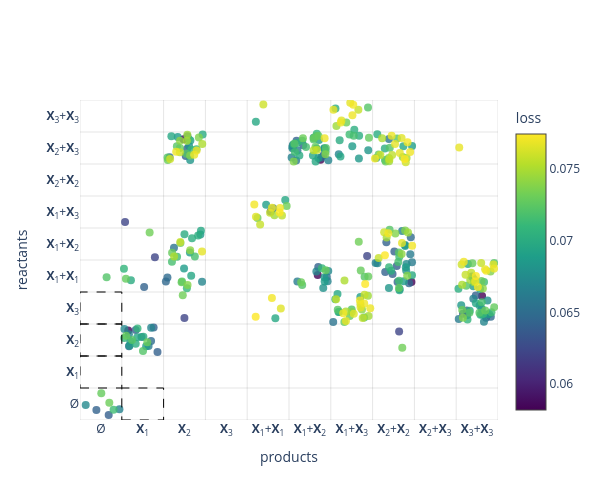

The cell this chart's notebook holds for it:
### Code cell
# Plot the reactant-product scatter for the top unfiltered IOCRNs
rewards_sorted = [iocrn.last_task_info['reward'] for iocrn in all_iocrns_sorted]
rewards_sorted_filtered = [iocrn.last_task_info['reward'] for iocrn in all_iocrns_sorted_filtered]

plot_reactant_product_scatter(
    all_iocrns_sorted_filtered[0:n_filtered],
    perf=rewards_sorted_filtered[0:n_filtered],
    species_labels=species_labels,
    max_order= mak_order,
    num_reactions_template=num_reactions_template,
    title="",
    cmap_name="viridis",
    max_ticks=30,
    figsize=(6, 5),
    jitter_scale=0.45,
    use_plotly=True  # ENABLE INTERACTIVE PLOTTING WITH PLOTLY
)

# Plot the reactant-product heatmap for the top filtered IOCRNs (topologically unique)
plot_reactant_product_heatmap(
    all_iocrns_sorted_filtered[0:n_filtered],
    species_labels,
    max_order= mak_order,
    num_reactions_template=num_reactions_template,
    title="",
    cmap_name="YlGnBu",
    max_ticks=30,
    figsize=(7, 6),
)

### Figure 1 — Plotly figure (JSON) as saved in the notebook; plotly's stock layout.template omitted (floating-point values rounded to 4 significant figures; data arrays with more than 128 entries replaced by an {"elided": "..."} marker saying what was removed)
{"data": [{"hovertemplate": "%{text}<extra></extra>", "marker": {"color": {"elided": "360 float values"}, "colorbar": {"title": {"text": "loss"}}, "colorscale": [[0, "#440154"], [0.1111, "#482878"], [0.2222, "#3e4989"], [0.3333, "#31688e"], [0.4444, "#26828e"], [0.5556, "#1f9e89"], [0.6667, "#35b779"], [0.7778, "#6ece58"], [0.8889, "#b5de2b"], [1, "#fde725"]], "opacity": 0.8, "showscale": true, "size": 8}, "mode": "markers", "text": {"elided": "360 str values"}, "type": "scatter", "x": {"elided": "360 float values"}, "y": {"elided": "360 float values"}}], "layout": {"height": 500, "hoverlabel": {"align": "left"}, "plot_bgcolor": "white", "shapes": [{"fillcolor": "rgba(0,0,0,0)", "layer": "above", "line": {"color": "black", "dash": "dash", "width": 1}, "type": "rect", "x0": 0.5, "x1": 1.5, "y0": -0.5, "y1": 0.5}, {"fillcolor": "rgba(0,0,0,0)", "layer": "above", "line": {"color": "black", "dash": "dash", "width": 1}, "type": "rect", "x0": -0.5, "x1": 0.5, "y0": 0.5, "y1": 1.5}, {"fillcolor": "rgba(0,0,0,0)", "layer": "above", "line": {"color": "black", "dash": "dash", "width": 1}, "type": "rect", "x0": -0.5, "x1": 0.5, "y0": 1.5, "y1": 2.5}, {"fillcolor": "rgba(0,0,0,0)", "layer": "above", "line": {"color": "black", "dash": "dash", "width": 1}, "type": "rect", "x0": -0.5, "x1": 0.5, "y0": 2.5, "y1": 3.5}, {"layer": "below", "line": {"color": "rgba(0,0,0,0.1)", "width": 1}, "type": "line", "x0": -0.5, "x1": -0.5, "y0": -0.5, "y1": 9.5}, {"layer": "below", "line": {"color": "rgba(0,0,0,0.1)", "width": 1}, "type": "line", "x0": 0.5, "x1": 0.5, "y0": -0.5, "y1": 9.5}, {"layer": "below", "line": {"color": "rgba(0,0,0,0.1)", "width": 1}, "type": "line", "x0": 1.5, "x1": 1.5, "y0": -0.5, "y1": 9.5}, {"layer": "below", "line": {"color": "rgba(0,0,0,0.1)", "width": 1}, "type": "line", "x0": 2.5, "x1": 2.5, "y0": -0.5, "y1": 9.5}, {"layer": "below", "line": {"color": "rgba(0,0,0,0.1)", "width": 1}, "type": "line", "x0": 3.5, "x1": 3.5, "y0": -0.5, "y1": 9.5}, {"layer": "below", "line": {"color": "rgba(0,0,0,0.1)", "width": 1}, "type": "line", "x0": 4.5, "x1": 4.5, "y0": -0.5, "y1": 9.5}, {"layer": "below", "line": {"color": "rgba(0,0,0,0.1)", "width": 1}, "type": "line", "x0": 5.5, "x1": 5.5, "y0": -0.5, "y1": 9.5}, {"layer": "below", "line": {"color": "rgba(0,0,0,0.1)", "width": 1}, "type": "line", "x0": 6.5, "x1": 6.5, "y0": -0.5, "y1": 9.5}, {"layer": "below", "line": {"color": "rgba(0,0,0,0.1)", "width": 1}, "type": "line", "x0": 7.5, "x1": 7.5, "y0": -0.5, "y1": 9.5}, {"layer": "below", "line": {"color": "rgba(0,0,0,0.1)", "width": 1}, "type": "line", "x0": 8.5, "x1": 8.5, "y0": -0.5, "y1": 9.5}, {"layer": "below", "line": {"color": "rgba(0,0,0,0.1)", "width": 1}, "type": "line", "x0": 9.5, "x1": 9.5, "y0": -0.5, "y1": 9.5}, {"layer": "below", "line": {"color": "rgba(0,0,0,0.1)", "width": 1}, "type": "line", "x0": -0.5, "x1": 9.5, "y0": -0.5, "y1": -0.5}, {"layer": "below", "line": {"color": "rgba(0,0,0,0.1)", "width": 1}, "type": "line", "x0": -0.5, "x1": 9.5, "y0": 0.5, "y1": 0.5}, {"layer": "below", "line": {"color": "rgba(0,0,0,0.1)", "width": 1}, "type": "line", "x0": -0.5, "x1": 9.5, "y0": 1.5, "y1": 1.5}, {"layer": "below", "line": {"color": "rgba(0,0,0,0.1)", "width": 1}, "type": "line", "x0": -0.5, "x1": 9.5, "y0": 2.5, "y1": 2.5}, {"layer": "below", "line": {"color": "rgba(0,0,0,0.1)", "width": 1}, "type": "line", "x0": -0.5, "x1": 9.5, "y0": 3.5, "y1": 3.5}, {"layer": "below", "line": {"color": "rgba(0,0,0,0.1)", "width": 1}, "type": "line", "x0": -0.5, "x1": 9.5, "y0": 4.5, "y1": 4.5}, {"layer": "below", "line": {"color": "rgba(0,0,0,0.1)", "width": 1}, "type": "line", "x0": -0.5, "x1": 9.5, "y0": 5.5, "y1": 5.5}, {"layer": "below", "line": {"color": "rgba(0,0,0,0.1)", "width": 1}, "type": "line", "x0": -0.5, "x1": 9.5, "y0": 6.5, "y1": 6.5}, {"layer": "below", "line": {"color": "rgba(0,0,0,0.1)", "width": 1}, "type": "line", "x0": -0.5, "x1": 9.5, "y0": 7.5, "y1": 7.5}, {"layer": "below", "line": {"color": "rgba(0,0,0,0.1)", "width": 1}, "type": "line", "x0": -0.5, "x1": 9.5, "y0": 8.5, "y1": 8.5}, {"layer": "below", "line": {"color": "rgba(0,0,0,0.1)", "width": 1}, "type": "line", "x0": -0.5, "x1": 9.5, "y0": 9.5, "y1": 9.5}], "title": {"text": ""}, "width": 600, "xaxis": {"range": [-0.5, 9.5], "showgrid": false, "tickmode": "array", "ticktext": ["Ø", "<b>X</b><sub>1</sub>", "<b>X</b><sub>2</sub>", "<b>X</b><sub>3</sub>", "<b>X</b><sub>1</sub>+<b>X</b><sub>1</sub>", "<b>X</b><sub>1</sub>+<b>X</b><sub>2</sub>", "<b>X</b><sub>1</sub>+<b>X</b><sub>3</sub>", "<b>X</b><sub>2</sub>+<b>X</b><sub>2</sub>", "<b>X</b><sub>2</sub>+<b>X</b><sub>3</sub>", "<b>X</b><sub>3</sub>+<b>X</b><sub>3</sub>"], "tickvals": [0, 1, 2, 3, 4, 5, 6, 7, 8, 9], "title": {"text": "products"}, "zeroline": false}, "yaxis": {"range": [-0.5, 9.5], "showgrid": false, "tickmode": "array", "ticktext": ["Ø", "<b>X</b><sub>1</sub>", "<b>X</b><sub>2</sub>", "<b>X</b><sub>3</sub>", "<b>X</b><sub>1</sub>+<b>X</b><sub>1</sub>", "<b>X</b><sub>1</sub>+<b>X</b><sub>2</sub>", "<b>X</b><sub>1</sub>+<b>X</b><sub>3</sub>", "<b>X</b><sub>2</sub>+<b>X</b><sub>2</sub>", "<b>X</b><sub>2</sub>+<b>X</b><sub>3</sub>", "<b>X</b><sub>3</sub>+<b>X</b><sub>3</sub>"], "tickvals": [0, 1, 2, 3, 4, 5, 6, 7, 8, 9], "title": {"text": "reactants"}, "zeroline": false}}}
